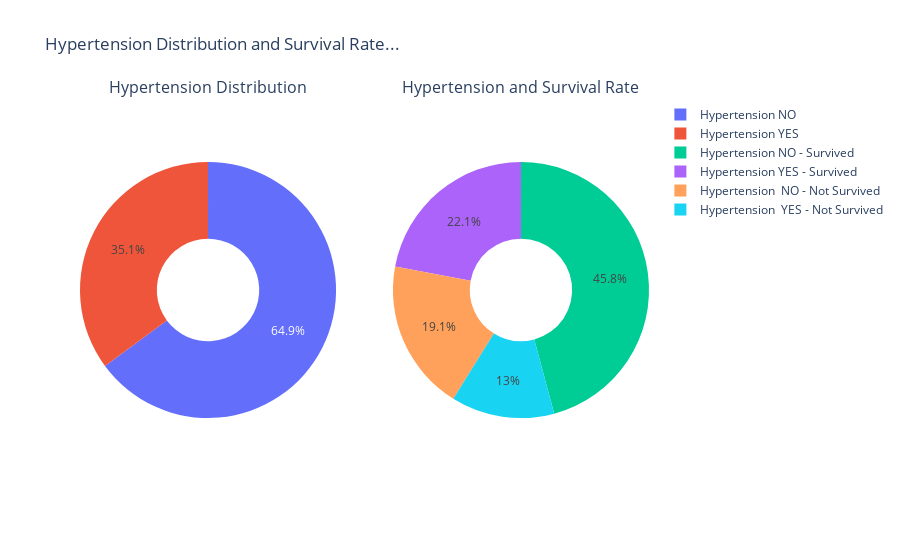

Write notebook code for a chart like this one.
### Code cell
# Create subplots: use 'domain' type for Pie subplot
fig = make_subplots(rows=1, cols=2, specs=[[{'type':'domain'}, {'type':'domain'}]],
                   subplot_titles=['Hypertension Distribution', 'Hypertension and Survival Rate'])

labels1 = ["Hypertension YES","Hypertension NO"]
values1 = [len(hypertension_yes), len(hypertension_no)]

labels2 = ['Hypertension YES - Survived','Hypertension  YES - Not Survived', 'Hypertension NO - Survived',
           'Hypertension  NO - Not Survived']
values2 = [len(hypertension_yes_survived), len(hypertension_yes_not_survived),
          len(hypertension_no_survived), len(hypertension_no_not_survived)]

# fig = go.Figure(data=[go.Pie(labels=labels, values=values)])

fig.add_trace(go.Pie(labels=labels1, values=values1, name="Distribution of Hypertension"), 1, 1)
fig.add_trace(go.Pie(labels=labels2, values=values2, name='Hypertension & Survival'), 1, 2)

# Use `hole` to create a donut-like pie chart
fig.update_traces(hole=.4, hoverinfo="label+percent+name")

fig.update_layout(title_text="Hypertension Distribution and Survival Rate...")

fig.show()

### Figure 1 — Plotly figure (JSON) as saved in the notebook; plotly's stock layout.template omitted (floating-point values rounded to 4 significant figures)
{"data": [{"domain": {"x": [0, 0.45], "y": [0, 1]}, "hole": 0.4, "hoverinfo": "label+percent+name", "labels": ["Hypertension YES", "Hypertension NO"], "name": "Distribution of Hypertension", "type": "pie", "values": [105, 194]}, {"domain": {"x": [0.55, 1], "y": [0, 1]}, "hole": 0.4, "hoverinfo": "label+percent+name", "labels": ["Hypertension YES - Survived", "Hypertension  YES - Not Survived", "Hypertension NO - Survived", "Hypertension  NO - Not Survived"], "name": "Hypertension & Survival", "type": "pie", "values": [66, 39, 137, 57]}], "layout": {"annotations": [{"font": {"size": 16}, "showarrow": false, "text": "Hypertension Distribution", "x": 0.225, "xanchor": "center", "xref": "paper", "y": 1, "yanchor": "bottom", "yref": "paper"}, {"font": {"size": 16}, "showarrow": false, "text": "Hypertension and Survival Rate", "x": 0.775, "xanchor": "center", "xref": "paper", "y": 1, "yanchor": "bottom", "yref": "paper"}], "title": {"text": "Hypertension Distribution and Survival Rate..."}}}
